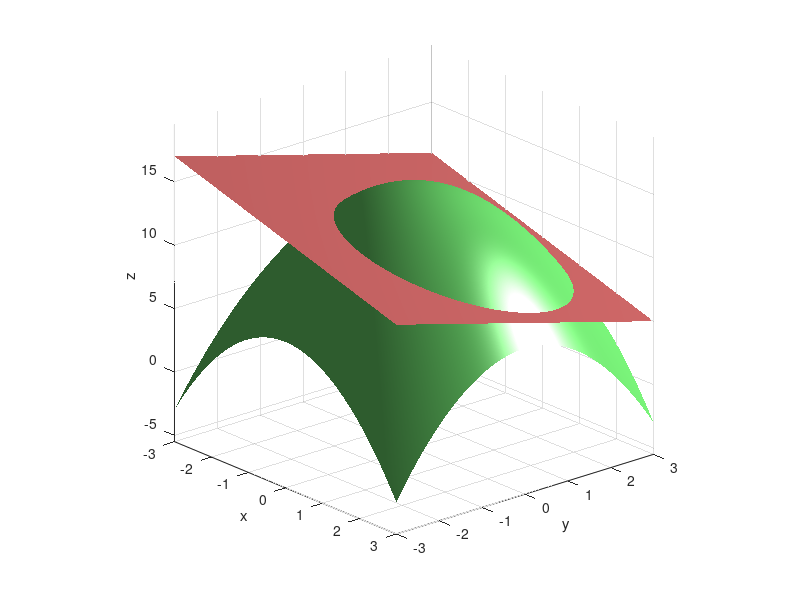

Recreate this plot in MATLAB. (Note: this script raises an error after producing the figure.)
clear; close all; clc;

[x,y] = meshgrid(linspace(-3,3,1000));

z1 = 5-x.^2-y.^2+10;
z2 = 11-x-y;

figure;
surf(x,y,z1,'FaceColor', [0.5 1.0 0.5],'EdgeColor','none');
hold on;
surf(x,y,z2,'FaceColor', [1 0.5 0.5],'EdgeColor','none');
view([49.2200, 21.0400]); camlight; axis vis3d
xlabel('x'); ylabel('y'); zlabel('z');
% Take the difference between the two surface heights and find the contour
% where that surface is zero.
zdiff = z1 - z2;
C = contours(x, y, zdiff, [0 0]);
% Extract the x- and y-locations from the contour matrix C.
xL = C(1, 2:end);
yL = C(2, 2:end);
% Interpolate on the first surface to find z-locations for the intersection
% line.
zL = interp2(x, y, z1, xL, yL);
% Visualize the line.
figure;

line(xL, yL, zL, 'Color', 'k', 'LineWidth', 3);
hold on;
line(xL, yL, 'color','k','linewidth',2,'linestyle','-.');


my_ROI = ((x-1/2).^2+(y-1/2).^2)<9/2;


x(~my_ROI)=NaN;
y(~my_ROI)=NaN;
surf(x,y,z1,'FaceColor', [0.5 1.0 0.5], 'EdgeColor', 'none')
view([49.2200, 21.0400]); camlight; axis vis3d

grid on
xlabel('x'); ylabel('y'); zlabel('z')
title('z_1>z_2 where z_1 = 15-x^2-y^2, z_2 = 11-x-y')